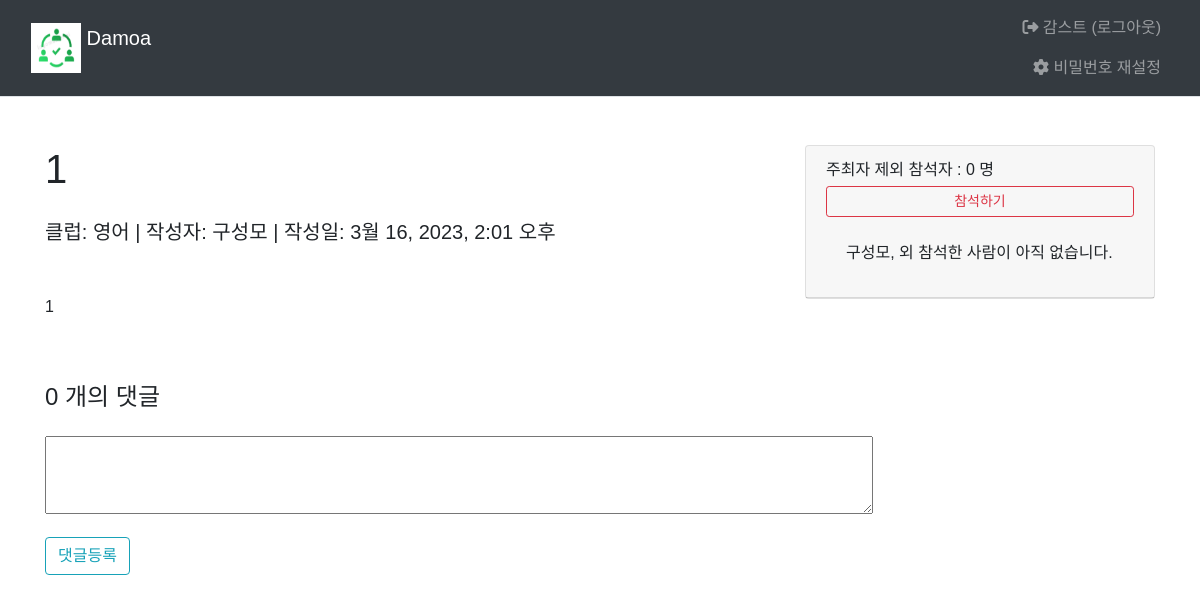
The page /main/board_list/reply/create/310/ (signed in) on the database as committed earlier.
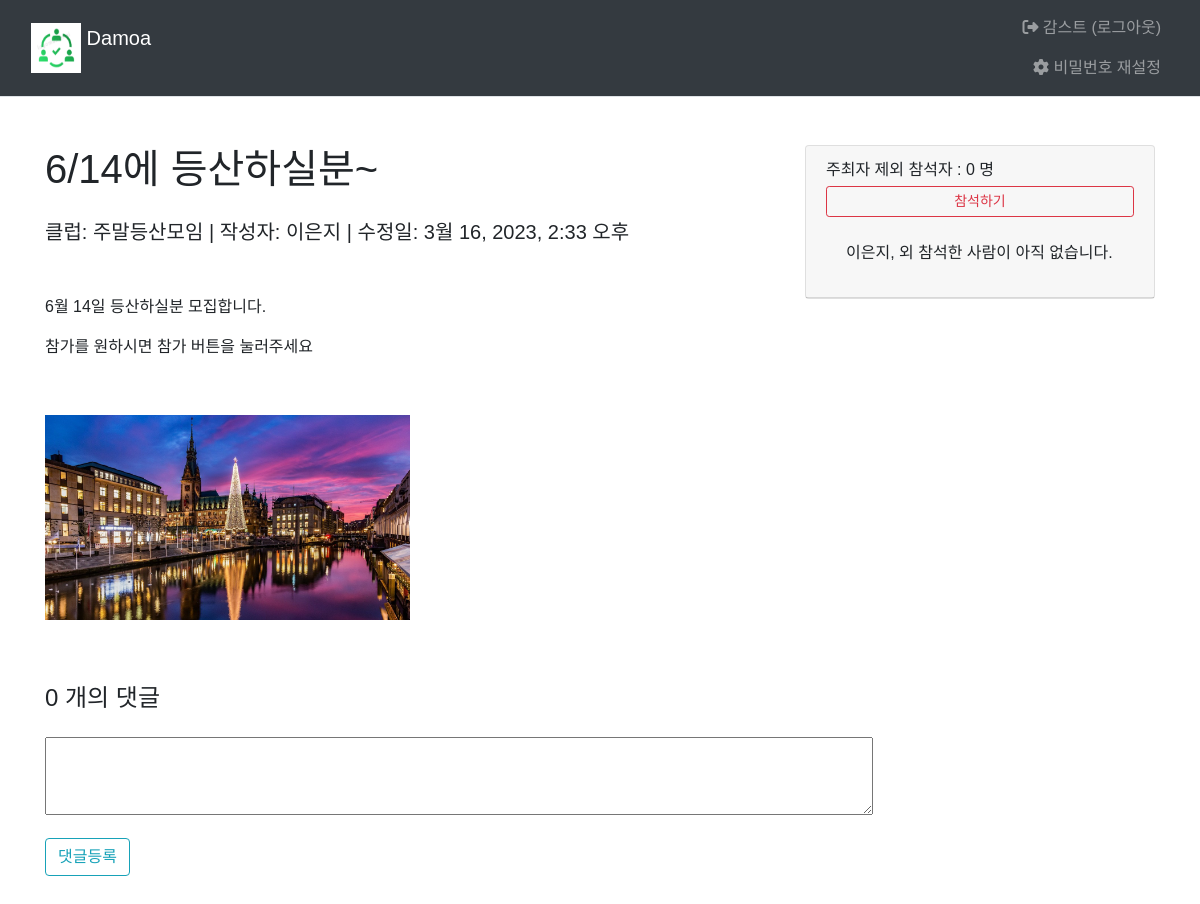
The same page on the database as committed later.
### common/models.py (models this page shows)
class CustomUser(AbstractBaseUser, PermissionsMixin) :
    email = models.EmailField(blank=True, unique=True, default='')
    username = models.CharField(max_length = 15, unique=True)
    name = models.CharField(max_length=15)
    age = models.IntegerField()
    ad = models.CharField(max_length=50)
    is_active = models.BooleanField(default=True)
    is_superuser = models.BooleanField(default=True)
    is_staff = models.BooleanField(default=True)
    date_joined = models.DateTimeField(default=timezone.now)
    last_login = models.DateTimeField(blank=True, null=True)
    objects = CustomUserManager()
    USERNAME_FIELD = 'username'
    REQUIRED_FIELD = ['name']
    class Meta :
        ordering = ['-date_joined']
        verbose_name = 'User'
        verbose_name_plural = 'User'

### main/models.py (models this page shows, shortened)
class Board(models.Model):
    club = models.ForeignKey(Club, on_delete=models.CASCADE)
    author = models.ForeignKey(settings.AUTH_USER_MODEL, on_delete=models.CASCADE, default=1, null=True, related_name='author_board')
    subject = models.CharField('제목', max_length = 200,
                               help_text='게시글의 제목을 한 줄로 작성하세요.')
    content = models.TextField('내용', help_text='내용을 상세히 작성하세요.')
    create_date = models.DateTimeField('생성일')
    modify_date = models.DateTimeField(null=True, blank=True)
    voter=models.ManyToManyField(settings.AUTH_USER_MODEL, related_name='voter_board')
    event_date = models.DateTimeField('모임일',null=True, blank=True)

class Club(models.Model):
    class category(models.TextChoices):
        from django.utils.translation import gettext_lazy as _
        COOK = 'CK', _('Cook')
        CULTURE = 'CT', _('Culture')
        GAME = 'GA', _('Game')
        LANGUAGE = 'LA', _('Language')
        MUSIC = 'MU', _('Music')
        OUTDOOR = 'OD', _('Outdoor')
        SPORTS = 'SP', _('Sports')
    category = models.CharField(
        max_length=10,
        choices = category.choices,
        null=True
    )
    name=models.TextField('클럽이름')
    author = models.ForeignKey(settings.AUTH_USER_MODEL, on_delete=models.CASCADE, default=1, null=True, related_name='author_club')

### main/views.py (the view)
# urls.py: path('main/board_list/reply/create/<int:board_id>/', views.reply_create, name='reply_create'),
@login_required(login_url = 'common:login')
def reply_create(request, board_id):
    board=get_object_or_404(Board, pk=board_id)
    if request.method=='POST':
        form=ReplyForm(request.POST)
        if form.is_valid():
            reply=form.save(commit=False)
            reply.author=request.user
            reply.create_date=timezone.now()
            reply.board=board
            reply.save()
            return redirect('main:detail', board_id=board.id)
    else:
        form=ReplyForm()
    context={'board':board, 'form':form}
    return render(request, 'main/board_detail.html', context)

### main/forms.py
class ReplyForm(forms.ModelForm):
    class Meta:
        model = Reply
        fields = ['content']
        labels={
            'content':'답변내용',
        }

### templates/main/board_detail.html (shortened to what this page needs)
{% extends 'base.html' %}
{% block content %}
  <div class="container py-5">
    <div class="row">
      <div class="col-lg-8">
        <h1 class="mb-4">
          {{ board.subject }}</h1>
        <div class="lead mb-5">
          클럽:
          {{ board.club.name }}
          | 작성자:
          {{ board.author.name }}
          {% if board.modify_date %}
            | 수정일:
            {{ board.modify_date }}
            {%else%}
            | 작성일:
            {{ board.create_date }}
          {% endif %}
          <br>
        </div>
        {% autoescape off %}
        <p>{{ board.content|safe }}</p>
        {% endautoescape %}
        <div class="row">
          <div class="col-lg-12">
            <h4 class="mt-5 mb-4">{{board.reply_set.count}}
              개의 댓글</h4>
          </div>
        </div>
        <form action="{%url 'main:reply_create' board.id%}" method="post">
          <div class="form-group">
            <textarea name="content" id="content" cols="87%" rows="3"></textarea>
          </div>
          <input type="submit" value="댓글등록" class="btn btn-outline-info">
        </form>
      </div>
      <div class="col-lg-4">
        <div class="card">
          <div class="card-header">
            주최자 제외 참석자 :
            {{board.voter.count}}
            명
            {%if request.user in board.voter.all %}
              <a href="#" data-uri="{%url 'main:vote_board' board.id %}" class="recommend1 btn btn-sm btn-outline-danger btn-block my-1">참석취소</a>
              {%else%}
              <a href="#" data-uri="{%url 'main:vote_board' board.id %}" class="recommend btn btn-sm btn-outline-danger btn-block my-1">참석하기</a>
              {%endif%}
              <div class="card-body">
                {{board.author.name}},
                {% for voter in board.voter.all %}
                  {{ voter.name }}
                  {% if not forloop.last %},
                  {% endif %}
                  {% empty %}
                  외 참석한 사람이 아직 없습니다.
                {% endfor %}
              </div>
            </div>
          </div>
        </div>
      </div>
    </div>
{% endblock %}

### templates/base.html (shortened to what this page needs)
{% load static %}
<!DOCTYPE html>
<html lang="ko">
  <head>
    <link rel="stylesheet" type="text/css" href="{% static 'bootstrap.min.css' %}">
    <link rel="stylesheet" type="text/css" href="{% static 'style.css' %}">
    <link rel="stylesheet" href="https://cdnjs.cloudflare.com/ajax/libs/font-awesome/6.3.0/css/all.min.css"/>
  </head>
  <body>
    <nav class="navbar navbar-expand-sm navbar-dark bg-dark border-bottom">
      <div class="container-fluid">
        {% if user.is_authenticated %}
          <a class="navbar-brand" href="{% url 'main:main' %}">
            <img src="{% static 'img/damoa logo.png' %}" width="50px" height="50px" class="d-inline-block align-top" alt="Logo">
            Damoa
          </a>
        {% else %}
          <a class="navbar-brand" href="{% url 'main:index' %}">
            <img src="{% static 'img/damoa logo.png' %}" width="50px" height="50px" class="d-inline-block align-top" alt="Logo">
            Damoa
          </a>
        {% endif %}
        <div class="collapse navbar-collapse justify-content-end" id="navbarNav" align="right">
          <ul class="navbar-nav">
            <li class="nav-item">
              {% if user.is_authenticated %}
                <a class="nav-link justify-content-end" href="{% url 'common:logout' %}">
                  <i class="fa-solid fa-right-from-bracket"></i>
                  {{ user.name }}
                  (로그아웃)
                </a>
                <span style="color: blue;">
                  <a class="nav-link justify-content-end" href="{% url 'common:re_password' %}">
                    <i class="fa-solid fa-gear"></i>
                    비밀번호 재설정</a>
                </span>
              {% else %}
                <a class="nav-link justify-content-end" href="{% url 'common:login' %}">
                  <i class="fa-solid fa-right-to-bracket"></i>
                  로그인</a>
              {% endif %}
            </li>
          </ul>
        </div>
      </div>
    </nav>
    {% block content %}{% endblock %}
    <link rel="stylesheet" href="https://stackpath.bootstrapcdn.com/bootstrap/4.4.1/css/bootstrap.min.css">
    <link href="https://cdn.jsdelivr.net/npm/summernote@0.8.18/dist/summernote-bs4.min.css" rel="stylesheet">
  </body>
</html>

### static/style.css (style rules this page uses)
* { font-family: 'Noto Sans KR', sans-serif; }

Rows that differ between the two databases and show on the page:
changed Board: subject "1" → "6/14에 등산하실분~"; club.name "영어" → "주말등산모임"; author.name "구성모" → "이은지"; modify_date (not shown) → "3월 16, 2023, 2:33 오후"; content "1" → "6월 14일 등산하실분 모집합니다. 참가를 원하시면 참가 버튼을 눌러주세요"; content: picture added; create_date "3월 16, 2023, 2:01 오후" → (not shown)
Other text that changed with them:
text no longer shown: "| 작성일:"
text now shown: "| 수정일:"
